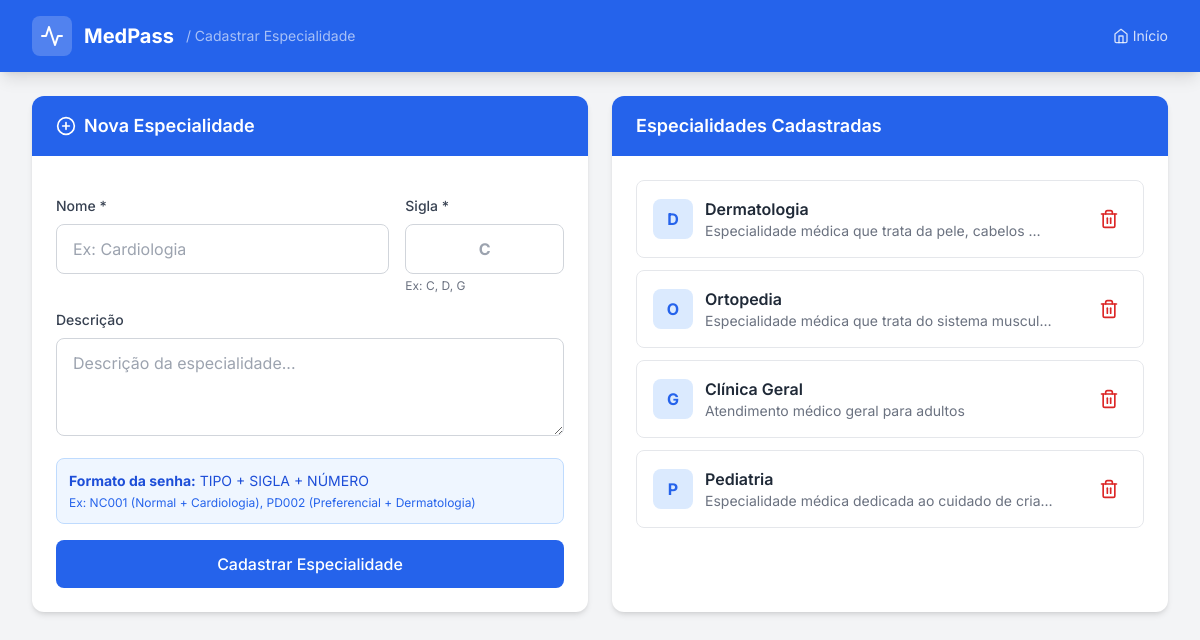
/cadastrar-especialidade/, run on the app's committed database.
### app_medpass/models.py (models this page shows, shortened)
class Especialidade(models.Model):
    nome = models.CharField(
        max_length=100,
        unique=True,
        verbose_name="Nome da Especialidade",
        help_text="Nome da especialidade médica (ex: Cardiologia, Pediatria)"
    )
    sigla = models.CharField(
        max_length=3,
        unique=True,
        verbose_name="Sigla",
        help_text="Sigla para gerar a senha (ex: C para Cardiologia, P para Pediatria)"
    )
    descricao = models.TextField(
        blank=True,
        verbose_name="Descrição",
        help_text="Descrição detalhada da especialidade"
    )
    ativa = models.BooleanField(
        default=True,
        verbose_name="Ativa",
        help_text="Indica se a especialidade está ativa no sistema"
    )
    criado_em = models.DateTimeField(
        auto_now_add=True,
        verbose_name="Data de Criação"
    )
    atualizado_em = models.DateTimeField(
        auto_now=True,
        verbose_name="Data de Atualização"
    )
    class Meta:
        verbose_name = "Especialidade"
        verbose_name_plural = "Especialidades"
        ordering = ['nome']

### app_medpass/views.py (the view, shortened to what this page needs)
# urls.py: path('cadastrar-especialidade/', views.cadastrar_especialidade, name='cadastrar_especialidade'),
def cadastrar_especialidade(request):
    especialidades = Especialidade.objects.filter(ativa=True).order_by('-criado_em')
    return render(request, 'cadastrarespecialidade/cadastrar_especialidade.html', {
        'especialidades': especialidades
    })

### app_medpass/templates/cadastrarespecialidade/cadastrar_especialidade.html (shortened to what this page needs)
{% extends 'base.html' %}
{% block header_subtitle %}
<span class="text-white/60 text-sm ml-2">/ Cadastrar Especialidade</span>
{% endblock %}
{% block content %}
<div class="grid grid-cols-1 lg:grid-cols-2 gap-6">
    <div class="bg-white rounded-xl shadow-md overflow-hidden">
        <div class="bg-blue-600 px-6 py-4">
            <h2 class="text-lg font-semibold text-white flex items-center">
                <i data-feather="plus-circle" class="w-5 h-5 mr-2"></i>
                Nova Especialidade
            </h2>
        </div>
        <form method="POST" class="p-6 space-y-4">
            <div class="grid grid-cols-3 gap-4">
                <div class="col-span-2">
                    <label class="block text-sm font-medium text-gray-700 mb-2">Nome *</label>
                    <input type="text" name="nome" required class="w-full px-4 py-3 border border-gray-300 rounded-lg focus:ring-2 focus:ring-blue-500" placeholder="Ex: Cardiologia">
                </div>
                <div>
                    <label class="block text-sm font-medium text-gray-700 mb-2">Sigla *</label>
                    <input type="text" name="sigla" required maxlength="3" class="w-full px-4 py-3 border border-gray-300 rounded-lg focus:ring-2 focus:ring-blue-500 uppercase text-center font-bold" placeholder="C">
                    <p class="text-xs text-gray-500 mt-1">Ex: C, D, G</p>
                </div>
            </div>
            <div>
                <label class="block text-sm font-medium text-gray-700 mb-2">Descrição</label>
                <textarea name="descricao" rows="3" class="w-full px-4 py-3 border border-gray-300 rounded-lg focus:ring-2 focus:ring-blue-500" placeholder="Descrição da especialidade..."></textarea>
            </div>
            <div class="bg-blue-50 border border-blue-200 rounded-lg p-3">
                <p class="text-sm text-blue-700"><strong>Formato da senha:</strong> TIPO + SIGLA + NÚMERO</p>
                <p class="text-xs text-blue-600 mt-1">Ex: NC001 (Normal + Cardiologia), PD002 (Preferencial + Dermatologia)</p>
            </div>
            <button type="submit" class="w-full bg-blue-600 hover:bg-blue-700 text-white font-medium py-3 rounded-lg transition-colors">
                Cadastrar Especialidade
            </button>
        </form>
    </div>
    <div class="bg-white rounded-xl shadow-md overflow-hidden">
        <div class="bg-blue-600 px-6 py-4">
            <h2 class="text-lg font-semibold text-white">Especialidades Cadastradas</h2>
        </div>
        <div class="p-6 max-h-96 overflow-y-auto">
            {% for esp in especialidades %}
            <div class="border border-gray-200 rounded-lg p-4 mb-3 flex items-center justify-between">
                <div class="flex items-center space-x-3">
                    <div class="w-10 h-10 bg-blue-100 rounded-lg flex items-center justify-center">
                        <span class="font-bold text-blue-600">{{ esp.sigla }}</span>
                    </div>
                    <div>
                        <p class="font-semibold text-gray-800">{{ esp.nome }}</p>
                        {% if esp.descricao %}<p class="text-sm text-gray-500">{{ esp.descricao|truncatechars:50 }}</p>{% endif %}
                    </div>
                </div>
                <a href="{% url 'deletar_especialidade' esp.id %}" onclick="return confirm('Remover {{ esp.nome }}?')" class="text-red-600 hover:text-red-800 p-2">
                    <i data-feather="trash-2" class="w-5 h-5"></i>
                </a>
            </div>
            {% empty %}
            <p class="text-center text-gray-500 py-8">Nenhuma especialidade cadastrada</p>
            {% endfor %}
        </div>
    </div>
</div>
{% endblock %}

### app_medpass/templates/base.html (style rules this page uses)
body { font-family: 'Inter', sans-serif; }
:root { --primary: #2563eb; --primary-dark: #1d4ed8; --primary-light: #3b82f6; }

### data on the page
Especialidade: sigla "D", nome "Dermatologia", descricao "Especialidade médica que trata da pele, cabelos …"
Especialidade: sigla "O", nome "Ortopedia", descricao "Especialidade médica que trata do sistema muscul…"
Especialidade: sigla "G", nome "Clínica Geral", descricao "Atendimento médico geral para adultos"
Especialidade: sigla "P", nome "Pediatria", descricao "Especialidade médica dedicada ao cuidado de cria…"
